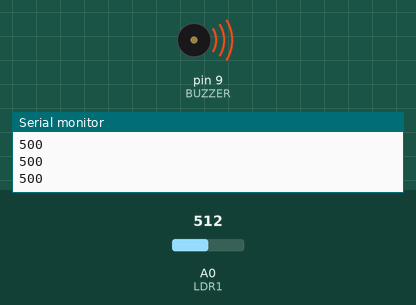
Recording of a sketch running on a simulated Arduino Uno, built with avr-gcc and run on an emulated ATmega328P. Parts: buzzer (waves = sounding), the last lines printed to the serial monitor. Inputs (shaded band) come from the test bench; at power-on: A0 (LDR1) = 512.

Above: at 1.2 s.
1.3 s: A0 (LDR1) set to 53
At 1.8 s:
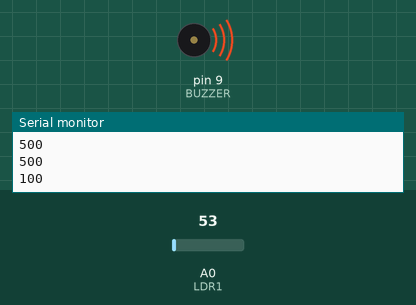
2.8 s: A0 (LDR1) set to 46
At 3.3 s:
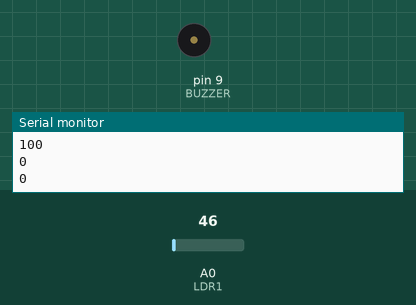
4.3 s: A0 (LDR1) set to 122
At 5.6 s:
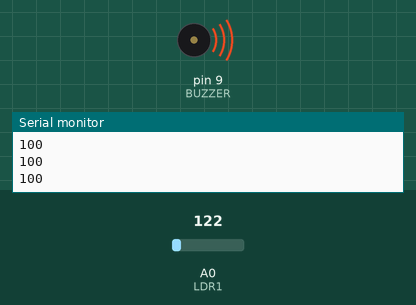
5.9 s: A0 (LDR1) set to 0
At 7.1 s:
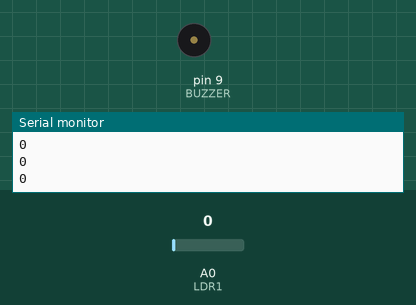
Timing chart, 0 to 8.5 s (numbered marks = the images above; inputs shaded):
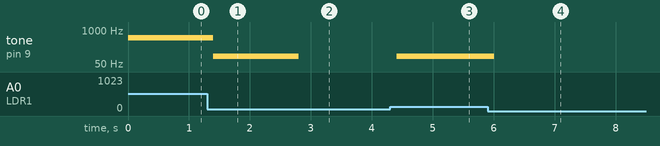

The sketch:

optical_theremin.ino
```cpp
// Step 1: Define inputs/outputs and key variables
#define BUZZER 9
#define LDR1 A0

// We will be using frequency to store the value of the tone generated on the buzzer.
long frequency;

// pitch will store a multiplier value to determine the pitch of the sound.
int pitch = 1;

// tempo controls the speed of the change in sound. the higher the value, the slower the change. use 1 as a minimum.
int tempo = 2;

// range determines the range of pitches available to the instrument.
// try a range of 1 and 200 to hear the difference!
int range = 100;

// Step 2: create setup loop
void setup() {

	Serial.begin(9600);

	pinMode(BUZZER, OUTPUT);
	pinMode(LDR1, INPUT);
}

// Step 3: create main loop
void loop() {

	// reads the value of the first LDR and multiplies it by the pitch.
	// this value is stored in frequency and determines the tone generated on the buzzer.
	frequency = analogRead(LDR1) * pitch;

	// this formula rounds the value in frequency to create a range of accessible tones.
	frequency = range * ((frequency + 50) / range);

	// here is where the sound is generated.
	tone(BUZZER, frequency);

	// the tempo of the instrument is determined by this delay.
	delay(tempo * 100);

	// add a line here to show the value of frequency in the Serial Monitor.
	Serial.println(frequency);
}
```

Measured:
- the behaviour switches between 50 and 49 on A0 (LDR1) (found by bisection; images 1 and 2)
- after the input at 1.3 s, tone on pin 9 (BUZZER): 500 Hz → 100 Hz after 0.10 s
- after the input at 2.8 s, tone on pin 9 (BUZZER): 100 Hz → silent at once
- after the input at 4.3 s, tone on pin 9 (BUZZER): silent → 100 Hz after 0.11 s
- after the input at 5.9 s, tone on pin 9 (BUZZER): 100 Hz → silent after 0.11 s
